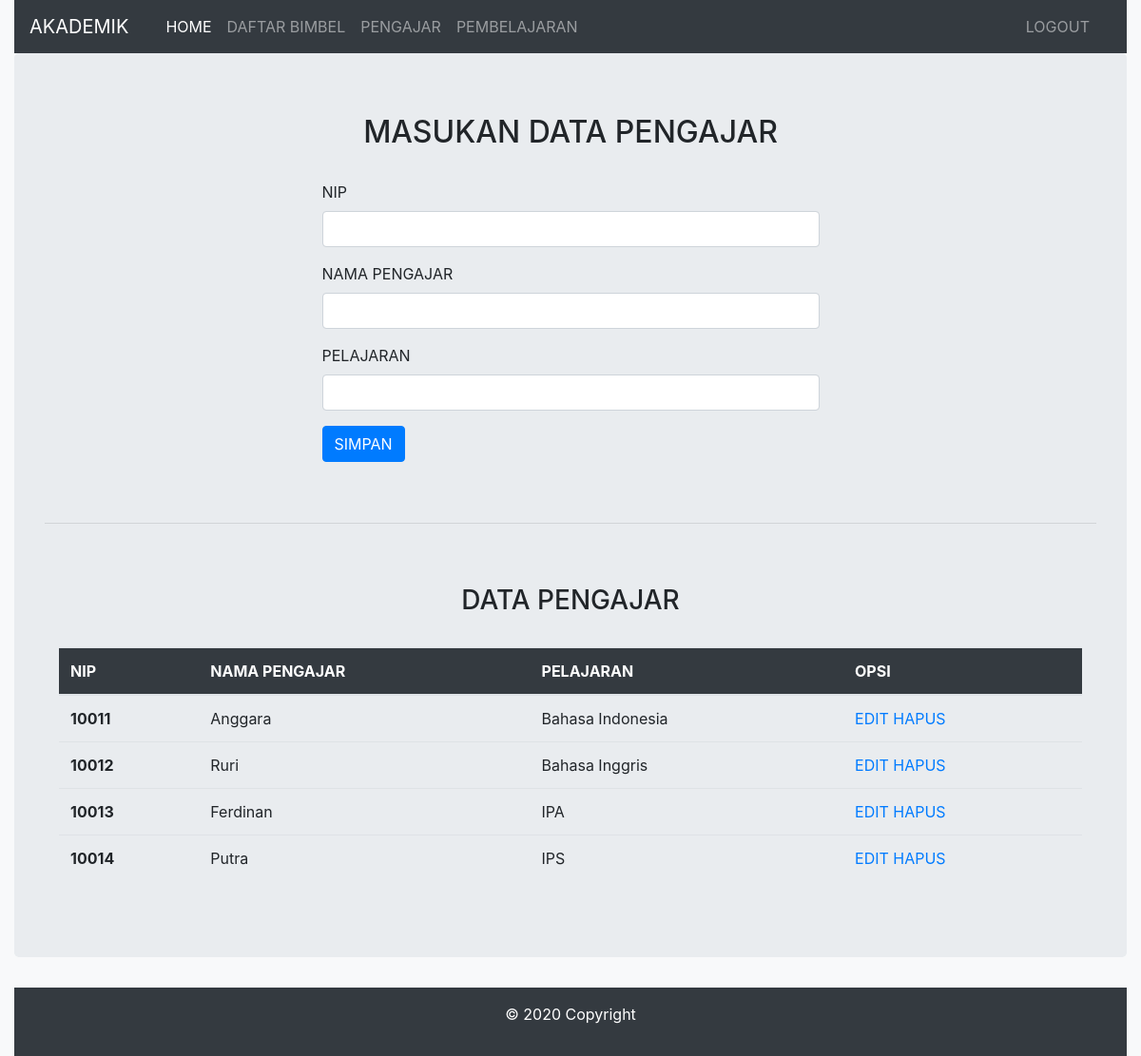
Page /admin/form-pengajar.php on the committed database.
### tables this page shows
CREATE TABLE `pengajar` (
  `nip` char(5) NOT NULL,
  `nama_guru` varchar(30) DEFAULT NULL,
  `pelajaran` varchar(30) DEFAULT NULL
);

### admin/form-pengajar.php (the view, shortened to what this page needs)
<!DOCTYPE html>
<html>
<head>
	<link rel="stylesheet" href="https://stackpath.bootstrapcdn.com/bootstrap/4.5.0/css/bootstrap.min.css">
</head>
<body>
	<div class="container-fluid bg-light">
		<nav class="navbar navbar-expand-lg navbar-dark bg-dark">
			<a class="navbar-brand" href="#">AKADEMIK</a>
			<div class="container">
				<div class="collapse navbar-collapse" id="navbarSupportedContent">
				    <ul class="navbar-nav mr-auto">
				        <li class="nav-item active">
				      		<a class="nav-link" href="index.php">HOME <span class="sr-only">(current)</span></a>
				        </li>
				        <li class="nav-item">
				    	    <a class="nav-link" href="form-daftar.php">DAFTAR BIMBEL</a>
					    </li>
					    <li class="nav-item">
					    	<a class="nav-link" href="form-pengajar.php">PENGAJAR</a>
					    </li>
					    <li class="nav-item">
					    	<a class="nav-link" href="form-pembelajaran.php">PEMBELAJARAN</a>
					    </li>
				    </ul>
				    <ul class="navbar-nav mr-right">
				    	<li class="nav-item">
				    		<a href="logout.php" class="nav-link">LOGOUT</a>
				    	</li>
				    </ul>
				</div>
		  </div>
		</nav>
		<div class="jumbotron">
		<div class="container col-md-6">
			<form method="post" action="cek-pengajar.php">
				<h2 class="text-uppercase text-center">MASUKAN DATA PENGAJAR</h2><br/>
		        <div class="form-group">
			 	    <label for="nip">NIP</label>
				    <input type="text" name="nip" class="form-control" id="nip">
				</div>
				<div class="form-group">
				    <label for="nama_guru">NAMA PENGAJAR</label>
				    <input type="text" class="form-control" id="nama_guru" name="nama_guru">
				</div>
				<div class="form-group">
				    <label for="pelajaran">PELAJARAN</label>
				    <input type="textarea" class="form-control" id="pelajaran" name="pelajaran">
				</div>
				<input type="submit" name="submit" class="btn btn-primary" value="SIMPAN">
			</form>
		</div>
		<br/><br/><hr><br/><br/>
		<h3 class="text-uppercase text-center">DATA PENGAJAR</h3><br/>
		<div class="container">
		<table class="table">
			<thead class="bg-dark text-white">
				<tr>
					<th scope="col">NIP</th>
					<th scope="col">NAMA PENGAJAR</th>
					<th scope="col">PELAJARAN</th>
					<th scope="col">OPSI</th>
				</tr>
			</thead>
			<tbody>
				<?php
					include '../config.php';
					$data = mysqli_query($conn, "select * from pengajar");
					while ($d = mysqli_fetch_array($data)) {
						?>
						<tr>
							<th scope="row"><?php echo $d['nip']; ?></th>
							<td><?php echo $d['nama_guru']; ?></td>
							<td><?php echo $d['pelajaran']; ?></td>
							<td>
								<a href="form-edit-pengajar.php?nip=<?php echo $d['nip']; ?>">EDIT</a>
								<a href="hapus-pengajar.php?nip=<?php echo $d['nip']; ?>">HAPUS</a>
							</td>
						</tr>
						<?php
					}
				?>
			</tbody>
		</table>
	</div>
	</div>
	<div class="footer-copyright text-center py-3 bg-dark text-white">
		<p>© 2020 Copyright</p>
	</div>
</body>
</html>

### rows in the picture
pengajar: nip "10011", nama_guru "Anggara", pelajaran "Bahasa Indonesia"
pengajar: nip "10012", nama_guru "Ruri", pelajaran "Bahasa Inggris"
pengajar: nip "10013", nama_guru "Ferdinan", pelajaran "IPA"
pengajar: nip "10014", nama_guru "Putra", pelajaran "IPS"
